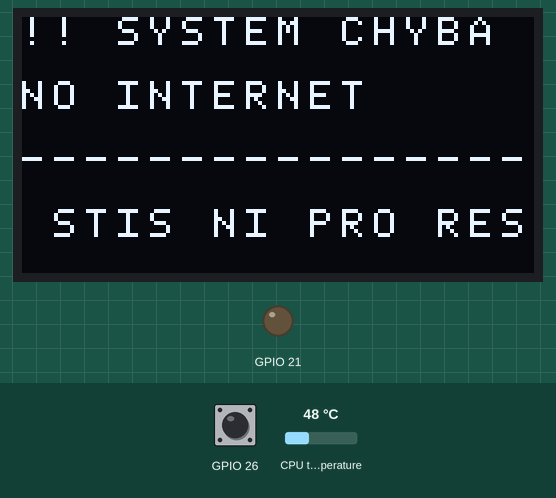
Recording of a program running on a simulated Raspberry Pi (BCM pin numbers). On the bench: 128×64 one-colour display, output pins drawn as LEDs (lit = HIGH). Dashed ring = blinking. Inputs (shaded band) come from the test bench; at power-on: CPU temperature 48 °C, GPIO 26 HIGH. The clock reads 2024-03-15 10:24:30 at power-on unless the program sets it; system figures (address, load, memory, disk, uptime) are fixed made-up values; the run ends when the program shuts the computer down; pins used as bus, display or sensor lines are not drawn; what the program prints to the terminal is not drawn. At 24.5 s the program puts the board to deep sleep or switches it off; the recording ends there.

Above: at 1.13 s.
1.5 s: CPU temperature set to 84 °C
At 10.54 s:
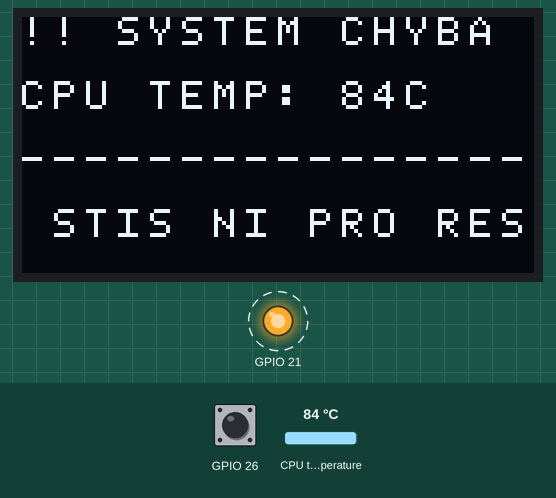
11.7 s: GPIO 26 pulled LOW for 0.15 s
At 12.36 s:
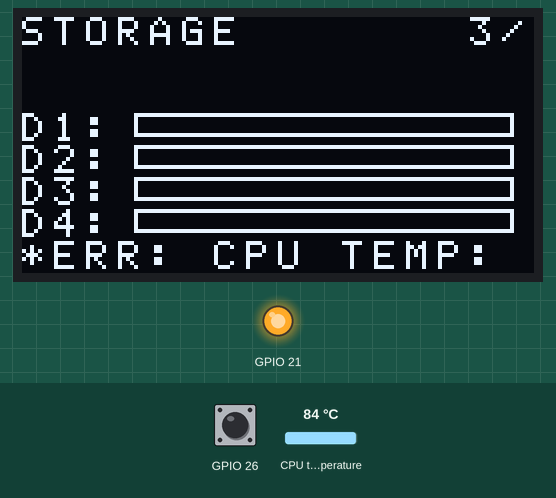
12.4 s: CPU temperature set to 31 °C
At 18.44 s:
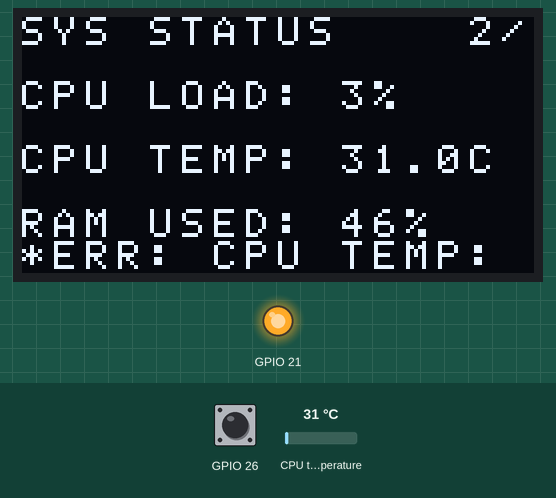
19.5 s: GPIO 26 pulled LOW for 3.2 s
At 22.9 s:
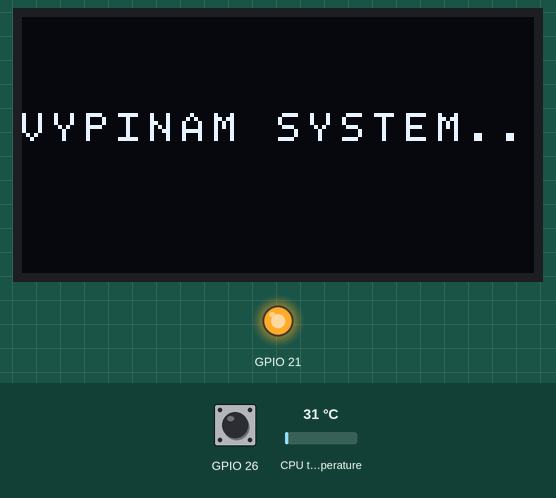
Timing chart, 0 to 24.4 s (numbered marks = the images above; inputs shaded):
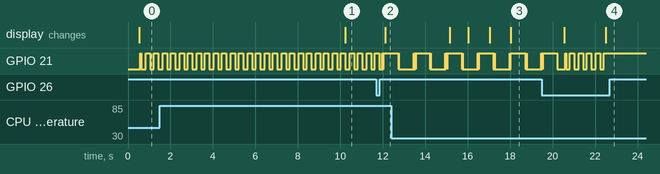

The program:

main.py
```python
import time
import math
import subprocess
import os
import shutil
import socket
import gpiod
from ssd1306_spi import SSD1306_SPI

# --- KONFIGURACE ---
PIN_BTN = 26
PIN_LED = 21
PERIOD_OK = 1.5
PERIOD_ERROR = 0.2
CHECK_INTERVAL = 10
SCREEN_DURATION = 3
TOTAL_CYCLE = 9

NAS_DISKS = ["/mnt/disk1", "/mnt/disk2", "/mnt/disk3", "/mnt/disk4", "/mnt/disk5"]

# Inicializace hardwaru
oled = SSD1306_SPI(spi_bus=0, spi_device=0, pin_dc=24, pin_rst=25)

chip = gpiod.Chip('gpiochip4')
line_btn = chip.get_line(PIN_BTN)
line_led = chip.get_line(PIN_LED)

line_btn.request(consumer="NAS_BTN", flags=gpiod.LINE_REQ_FLAG_BIAS_PULL_UP, type=gpiod.LINE_REQ_DIR_IN)
line_led.request(consumer="NAS_LED", type=gpiod.LINE_REQ_DIR_OUT)

# Stavové proměnné
last_check = 0
system_error_msg = None
error_acknowledged = False
button_press_time = 0
last_second = 0

# --- POMOCNÉ SYSTÉMOVÉ FUNKCE ---
def check_system_health():
    try:
        with open("/sys/class/thermal/thermal_zone0/temp", "r") as f:
            temp = int(f.read()) / 1000.0
            if temp > 75.0: return False, f"CPU TEMP: {temp:.0f}C"
    except: pass
    try:
        total, used, free = shutil.disk_usage("/")
        if (used / total) > 0.95: return False, f"SYS DISK FULL: {(used/total)*100:.0f}%"
    except: pass
    try:
        subprocess.check_output(["ping", "-c", "1", "-W", "1", "8.8.8.8"])
    except: return False, "NO INTERNET"
    return True, None

def get_ip_address():
    s = socket.socket(socket.AF_INET, socket.SOCK_DGRAM)
    try:
        s.connect(('8.8.8.8', 1))
        return s.getsockname()[0]
    except: return '127.0.0.1'
    finally: s.close()

def get_cpu_usage():
    try:
        cmd = "top -bn1 | grep 'Cpu(s)' | awk '{print 100 - $8}'"
        return f"{float(subprocess.check_output(cmd, shell=True)):.0f}%"
    except: return "N/A"

def get_ram_usage():
    try:
        with open('/proc/meminfo', 'r') as f:
            lines = f.readlines()
        total = int(lines[0].split()[1])
        free = int(lines[1].split()[1])
        return f"{((total - free) / total) * 100:.0f}%"
    except: return "N/A"

def get_disk_usage_pct_raw(path):
    try:
        if not os.path.exists(path): return 0.0
        total, used, free = shutil.disk_usage(path)
        return used / total
    except: return 0.0

def render_screens(error_msg):
    oled.clear()

    if error_msg and not error_acknowledged:
        oled.draw_text(0, 0, "!! SYSTEM CHYBA !!")
        oled.draw_text(0, 2, error_msg)
        oled.draw_text(0, 4, "------------------")
        oled.draw_text(0, 6, "[STISKNI PRO RESET]")
        oled.flush()
        return

    screen_index = (int(time.time()) % TOTAL_CYCLE) // SCREEN_DURATION

    if screen_index == 0:
        oled.draw_text(0, 0, "NAS OVERVIEW [1/3]")
        oled.draw_text(0, 2, f"IP: {get_ip_address()}")
        oled.draw_text(0, 4, f"CAS: {time.strftime('%H:%M:%S')}")
        total, used, free = shutil.disk_usage("/")
        oled.draw_text(0, 6, f"SYS DISK: {(used/total)*100:.0f}%")

    elif screen_index == 1:
        with open("/sys/class/thermal/thermal_zone0/temp", "r") as f:
            temp = int(f.read()) / 1000.0
        oled.draw_text(0, 0, "SYS STATUS   [2/3]")
        oled.draw_text(0, 2, f"CPU LOAD: {get_cpu_usage()}")
        oled.draw_text(0, 4, f"CPU TEMP: {temp:.1f}C")
        oled.draw_text(0, 6, f"RAM USED: {get_ram_usage()}")

    elif screen_index == 2:
        oled.draw_text(0, 0, "STORAGE      [3/3]")
        for i, path in enumerate(NAS_DISKS):
            pct = get_disk_usage_pct_raw(path)
            row = 3 + i
            oled.draw_text(0, row, f"D{i+1}:")
            oled.draw_horizontal_bar(28, row, 95, pct)

    if error_msg and error_acknowledged:
        oled.draw_text(0, 7, f"*ERR: {error_msg[:12]}")

    oled.flush()

# --- HLAVNÍ SMYČKA ---
try:
    while True:
        now = time.time()
        current_second = int(now)

        # 1. Tlačítko
        if line_btn.get_value() == 0:
            if button_press_time == 0:
                button_press_time = now
            if now - button_press_time > 3.0:
                oled.clear()
                oled.draw_text(0, 3, "VYPINAM SYSTEM...")
                oled.flush()
                line_led.set_value(1)
                time.sleep(2)
                os.system("sudo shutdown -h now")
        else:
            if button_press_time > 0:
                if (now - button_press_time) < 2.0 and system_error_msg:
                    error_acknowledged = True
                button_press_time = 0

        # 2. Kontrola chyb
        if now - last_check > CHECK_INTERVAL:
            is_ok, current_error = check_system_health()
            if is_ok:
                system_error_msg = None
                error_acknowledged = False
            else:
                if current_error != system_error_msg:
                    system_error_msg = current_error
                    error_acknowledged = False
            last_check = now

        # 3. Displej
        if current_second != last_second or (system_error_msg and not error_acknowledged):
            render_screens(system_error_msg)
            last_second = current_second

        # 4. LED dioda (NTP synchronizované pulzování)
        if system_error_msg and not error_acknowledged:
            line_led.set_value(1 if (int(now / PERIOD_ERROR) % 2) == 0 else 0)
            time.sleep(0.05)
        else:
            duty_cycle = (math.sin((now * 2 * math.pi) / PERIOD_OK) + 1) / 2
            if (now % 0.016) < (0.016 * duty_cycle):
                line_led.set_value(1)
            else:
                line_led.set_value(0)
            time.sleep(0.002)

except KeyboardInterrupt:
    oled.clear()
    oled.flush()
    line_led.set_value(0)
```

ssd1306_spi.py
```python
import time
import spidev
import gpiod

# --- MINIMALISTICKÝ FONT (8x8 pixelů) ---
FONT_8x8 = {
    ' ': [0x00, 0x00, 0x00, 0x00, 0x00, 0x00, 0x00, 0x00],
    '0': [0x3e, 0x51, 0x49, 0x45, 0x3e, 0x00, 0x00, 0x00],
    '1': [0x00, 0x42, 0x7f, 0x40, 0x00, 0x00, 0x00, 0x00],
    '2': [0x42, 0x61, 0x51, 0x49, 0x46, 0x00, 0x00, 0x00],
    '3': [0x21, 0x41, 0x45, 0x4b, 0x31, 0x00, 0x00, 0x00],
    '4': [0x18, 0x14, 0x12, 0x7f, 0x10, 0x00, 0x00, 0x00],
    '5': [0x27, 0x45, 0x45, 0x45, 0x39, 0x00, 0x00, 0x00],
    '6': [0x3c, 0x4a, 0x49, 0x49, 0x30, 0x00, 0x00, 0x00],
    '7': [0x01, 0x71, 0x09, 0x05, 0x03, 0x00, 0x00, 0x00],
    '8': [0x36, 0x49, 0x49, 0x49, 0x36, 0x00, 0x00, 0x00],
    '9': [0x06, 0x49, 0x49, 0x29, 0x1e, 0x00, 0x00, 0x00],
    ':': [0x00, 0x36, 0x36, 0x00, 0x00, 0x00, 0x00, 0x00],
    '.': [0x00, 0x60, 0x60, 0x00, 0x00, 0x00, 0x00, 0x00],
    '%': [0x23, 0x13, 0x08, 0x64, 0x62, 0x00, 0x00, 0x00],
    '/': [0x20, 0x10, 0x08, 0x04, 0x02, 0x00, 0x00, 0x00],
    '-': [0x08, 0x08, 0x08, 0x08, 0x08, 0x00, 0x00, 0x00],
    '!': [0x00, 0x00, 0x5f, 0x00, 0x00, 0x00, 0x00, 0x00],
    '*': [0x14, 0x08, 0x3e, 0x08, 0x14, 0x00, 0x00, 0x00],
    'A': [0x7c, 0x12, 0x11, 0x12, 0x7c, 0x00, 0x00, 0x00], 'B': [0x7f, 0x49, 0x49, 0x49, 0x36, 0x00, 0x00, 0x00],
    'C': [0x3e, 0x41, 0x41, 0x41, 0x22, 0x00, 0x00, 0x00], 'D': [0x7f, 0x41, 0x41, 0x22, 0x1c, 0x00, 0x00, 0x00],
    'E': [0x7f, 0x49, 0x49, 0x49, 0x41, 0x00, 0x00, 0x00], 'F': [0x7f, 0x09, 0x09, 0x09, 0x01, 0x00, 0x00, 0x00],
    'G': [0x3e, 0x41, 0x49, 0x49, 0x7a, 0x00, 0x00, 0x00], 'H': [0x7f, 0x08, 0x08, 0x08, 0x7f, 0x00, 0x00, 0x00],
    'I': [0x41, 0x41, 0x7f, 0x41, 0x41, 0x00, 0x00, 0x00], 'L': [0x7f, 0x40, 0x40, 0x40, 0x40, 0x00, 0x00, 0x00],
    'M': [0x7f, 0x02, 0x0c, 0x02, 0x7f, 0x00, 0x00, 0x00], 'N': [0x7f, 0x04, 0x08, 0x10, 0x7f, 0x00, 0x00, 0x00],
    'O': [0x3e, 0x41, 0x41, 0x41, 0x3e, 0x00, 0x00, 0x00], 'P': [0x7f, 0x09, 0x09, 0x09, 0x06, 0x00, 0x00, 0x00],
    'R': [0x7f, 0x09, 0x19, 0x29, 0x46, 0x00, 0x00, 0x00], 'S': [0x46, 0x49, 0x49, 0x49, 0x31, 0x00, 0x00, 0x00],
    'T': [0x01, 0x01, 0x7f, 0x01, 0x01, 0x00, 0x00, 0x00], 'U': [0x3f, 0x40, 0x40, 0x40, 0x3f, 0x00, 0x00, 0x00],
    'V': [0x1f, 0x20, 0x40, 0x20, 0x1f, 0x00, 0x00, 0x00], 'W': [0x7f, 0x20, 0x18, 0x20, 0x7f, 0x00, 0x00, 0x00],
    'X': [0x63, 0x14, 0x08, 0x14, 0x63, 0x00, 0x00, 0x00], 'Y': [0x07, 0x08, 0x70, 0x08, 0x07, 0x00, 0x00, 0x00],
}

class SSD1306_SPI:
    def __init__(self, spi_bus=0, spi_device=0, pin_dc=24, pin_rst=25, gpio_chip='gpiochip4'):
        self.pin_dc_num = pin_dc
        self.pin_rst_num = pin_rst

        # Inicializace SPI
        self.spi = spidev.SpiDev()
        self.spi.open(spi_bus, spi_device)
        self.spi.max_speed_hz = 8000000

        # Inicializace GPIO přes gpiod
        self.chip = gpiod.Chip(gpio_chip)
        self.line_dc = self.chip.get_line(self.pin_dc_num)
        self.line_rst = self.chip.get_line(self.pin_rst_num)

        self.line_dc.request(consumer="SSD1306_DC", type=gpiod.LINE_REQ_DIR_OUT)
        self.line_rst.request(consumer="SSD1306_RST", type=gpiod.LINE_REQ_DIR_OUT)

        self.buffer = [0x00] * 1024
        self._init_display()

    def _command(self, cmd):
        self.line_dc.set_value(0)
        self.spi.writebytes([cmd])

    def _data(self, data):
        self.line_dc.set_value(1)
        self.spi.writebytes(data)

    def _init_display(self):
        self.line_rst.set_value(0)
        time.sleep(0.1)
        self.line_rst.set_value(1)
        time.sleep(0.1)

        commands = [
            0xAE, 0xD5, 0x80, 0xA8, 0x3F, 0xD3, 0x00, 0x40,
            0x8D, 0x14, 0x20, 0x02, 0xA1, 0xC8, 0xDA, 0x12,
            0x81, 0xCF, 0xD9, 0xF1, 0xDB, 0x40, 0xA4, 0xA6, 0xAF
        ]
        for cmd in commands:
            self._command(cmd)

    def clear(self):
        self.buffer = [0x00] * 1024

    def flush(self):
        for page in range(8):
            self._command(0xB0 + page)
            self._command(0x00)
            self._command(0x10)
            self._data(self.buffer[page*128 : (page+1)*128])

    def draw_text(self, x, row, text):
        """Vykreslí text na řádek 0-7 (Page rozlišení, výška 8px)"""
        text = text.upper()
        current_x = x
        for char in text:
            if current_x + 8 > 128:
                break
            bitmap = FONT_8x8.get(char, FONT_8x8[' '])
            page_offset = row * 128
            for col in range(8):
                if current_x < 128:
                    self.buffer[page_offset + current_x] = bitmap[col]
                    current_x += 1

    def draw_horizontal_bar(self, x_start, row, width_max, pct):
        """Vykreslí vodorovný indikátor zaplnění do daného řádku (výška 6px)"""
        page_offset = row * 128
        fill_width = int(width_max * pct)

        for col in range(width_max):
            cur_x = x_start + col
            if cur_x >= 128: break

            if col == 0 or col == width_max - 1:
                val = 0x3F
            elif col < fill_width:
                val = 0x3F
            else:
                val = 0x21

            self.buffer[page_offset + cur_x] = val
```

Measured:
- after the input at 1.5 s, the display: changes after 8.7 s (image 1)
- after the input at 11.7 s, the display: changes after 0.43 s (image 2)
- after the input at 19.5 s, the display: first differs from a run without the input after 3.0 s (image 4)
- by itself, GPIO 21: alternates HIGH for 0.21 s and LOW for 0.16 s
